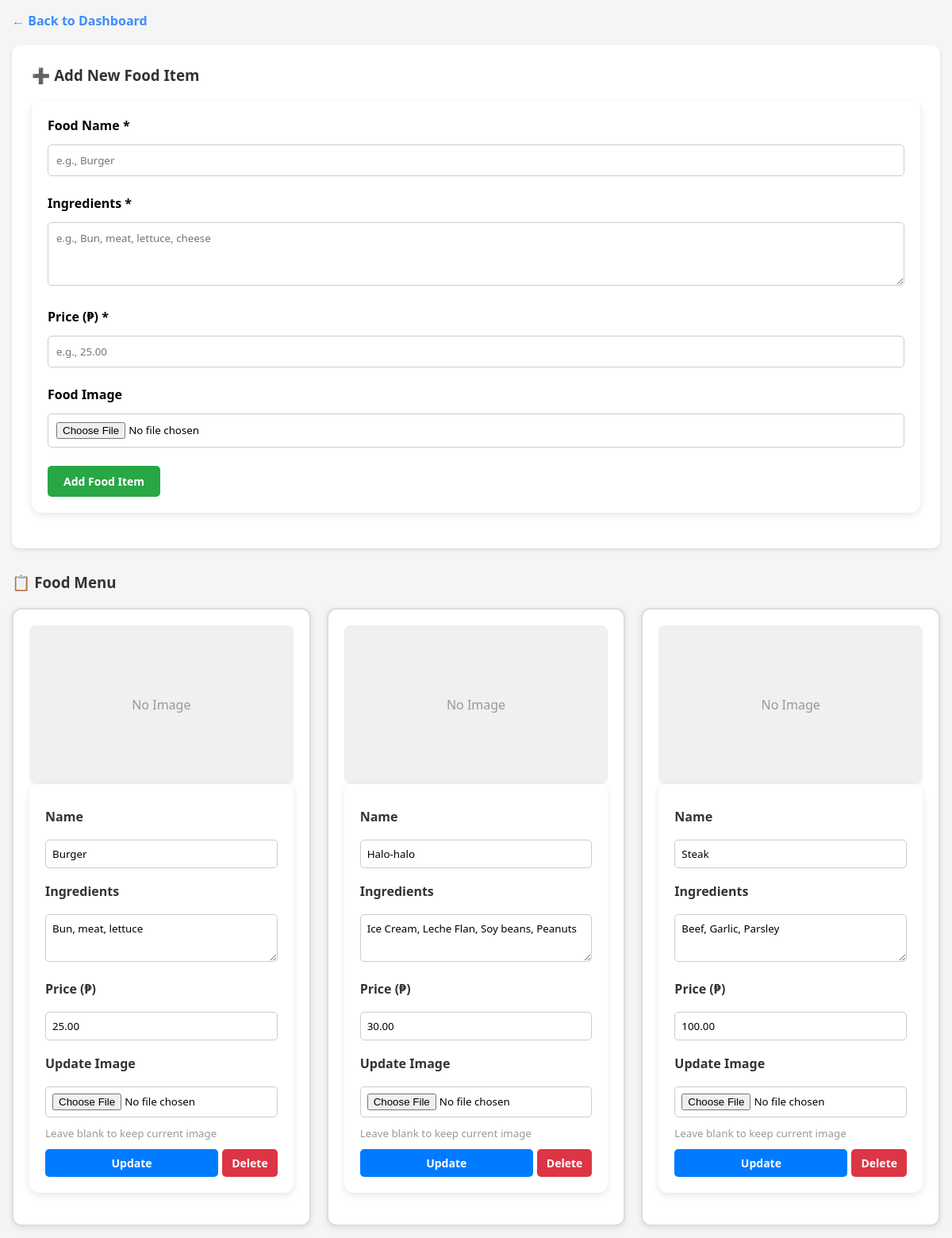
The page /admin_food.php (signed in) on the database its author committed.
### tables this page shows
CREATE TABLE `food` (
  `id` int(11) NOT NULL,
  `name` varchar(100) DEFAULT NULL,
  `ingredients` text DEFAULT NULL,
  `price` decimal(10,2) DEFAULT NULL,
  `image` varchar(255) DEFAULT NULL
);

### admin_food.php (the view, shortened to what this page needs)
<?php
include "db.php";
?>
<!DOCTYPE html>
<html lang="en">
<head>
<link rel="stylesheet" href="styles.css">
</head>
<body>
<div class="admin-container">
    <a href="admin_dashboard.php" class="back-link">&larr; Back to Dashboard</a>
    <div class="add-section">
        <h3>➕ Add New Food Item</h3>
        <form method="post" enctype="multipart/form-data">
            <div class="form-group">
                <label>Food Name *</label>
                <input type="text" name="name" required placeholder="e.g., Burger">
            </div>
            <div class="form-group">
                <label>Ingredients *</label>
                <textarea name="ingredients" required placeholder="e.g., Bun, meat, lettuce, cheese"></textarea>
            </div>
            <div class="form-group">
                <label>Price (₱) *</label>
                <input type="number" name="price" required step="0.01" min="0" placeholder="e.g., 25.00">
            </div>
            <div class="form-group">
                <label>Food Image</label>
                <input type="file" name="image" accept="image/*">
            </div>
            <button type="submit" name="add" class="btn-add">Add Food Item</button>
        </form>
    </div>
    <h3>📋 Food Menu</h3>
    <div class="food-container">
        <?php
        $stmt = $conn->prepare("SELECT id, name, ingredients, price, image FROM food ORDER BY name ASC");
        $stmt->execute();
        $result = $stmt->get_result();
        while($row = $result->fetch_assoc()){
            $img = isset($row['image']) && $row['image'] != "" ? "<img src='uploads/".htmlspecialchars($row['image'])."' alt='".htmlspecialchars($row['name'])."'>" : "<div style='width:100%; height:200px; background:#f0f0f0; border-radius:8px; display:flex; align-items:center; justify-content:center; color:#999;'>No Image</div>";
            echo "<div class='food-card'>
                    $img
                    <form method='post' enctype='multipart/form-data'>
                        <input type='hidden' name='id' value='{$row['id']}'>
                        <h4>Name</h4>
                        <input type='text' name='name' value='".htmlspecialchars($row['name'])."' required>
                        <h4>Ingredients</h4>
                        <textarea name='ingredients' required>".htmlspecialchars($row['ingredients'])."</textarea>
                        <h4>Price (₱)</h4>
                        <input type='number' name='price' value='".htmlspecialchars($row['price'])."' required step='0.01' min='0'>
                        <h4>Update Image</h4>
                        <input type='file' name='image' accept='image/*'>
                        <small style='color:#999;'>Leave blank to keep current image</small>
                        <div class='btn-group'>
                            <button type='submit' name='edit' class='btn btn-update'>Update</button>
                            <a href='?del={$row['id']}' class='btn btn-delete' onclick=\"return confirm('Delete this food item?')\">Delete</a>
                        </div>
                    </form>
                  </div>";
        }
        ?>
    </div>
</div>
</body>
</html>

### styles.css (style rules this page uses)
* { margin:0; padding:0; box-sizing:border-box; font-family: 'Segoe UI', Tahoma, Geneva, Verdana, sans-serif; }
body { background:#f5f5f5; padding:20px; }
h2, h3 { color:#333; margin-bottom:20px; }
button, .btn { padding:10px 20px; border:none; border-radius:8px; background:#3A8DFF; color:#fff; cursor:pointer; transition:0.3s; text-decoration:none; display:inline-block; font-size:14px; }
a { text-decoration:none; color:#3A8DFF; transition:0.3s; }
form { background:#fff; padding:20px; border-radius:12px; box-shadow:0 3px 10px rgba(0,0,0,0.1); margin-bottom:20px; }
input, select, textarea { width:100%; padding:12px; margin:8px 0; border:1px solid #ccc; border-radius:8px; outline:none; transition:0.3s; }

### admin_food.php (style rules this page uses)
body { font-family: Arial, sans-serif; padding:15px; background:#f5f5f5; margin:0; }
.admin-container { max-width: 1200px; margin: 0 auto; }
a { cursor:pointer; text-decoration:none; }
.back-link { display: inline-block; margin-bottom: 20px; color: #3A8DFF; font-weight: bold; }
.add-section { background: #fff; padding: 25px; border-radius: 10px; margin-bottom: 30px; box-shadow: 0 2px 5px rgba(0,0,0,0.1); }
.add-section h3 { margin-top: 0; }
.form-group { margin-bottom: 15px; }
.form-group label { display: block; margin-bottom: 5px; font-weight: bold; }
.form-group input, .form-group textarea { width: 100%; padding: 10px; border: 1px solid #ccc; border-radius: 5px; box-sizing: border-box; }
.form-group textarea { resize: vertical; min-height: 80px; }
.btn-add { background: #28a745; color: white; padding: 10px 20px; border: none; border-radius: 5px; cursor: pointer; font-weight: bold; }
.food-container { display: grid; grid-template-columns: repeat(auto-fill, minmax(280px, 1fr)); gap: 20px; margin-top: 20px; }
.food-card { border: 2px solid #ddd; border-radius: 12px; padding: 20px; background: #fff; box-shadow: 0 2px 8px rgba(0,0,0,0.1); transition: all 0.3s; }
.food-card h4 { margin: 10px 0; color: #333; }
.food-card input, .food-card textarea { width: 100%; padding: 8px; margin: 8px 0; border: 1px solid #ccc; border-radius: 5px; box-sizing: border-box; }
.food-card textarea { min-height: 60px; }
.btn-group { margin-top: 10px; display: flex; gap: 5px; }
.btn { display: inline-block; padding: 8px 12px; border-radius: 5px; text-align: center; text-decoration: none; cursor: pointer; border: none; font-weight: bold; }
.btn-update { background: #007bff; color: white; flex: 1; }
.btn-delete { background: #dc3545; color: white; }

### rows shown on the page
food: shows "No Image", name "Burger", ingredients "Bun, meat, lettuce", price "25.00"
food: image "No Image", name "Halo-halo", ingredients "Ice Cream, Leche Flan, Soy beans, Peanuts", price "30.00"
food: image "No Image", name "Steak", ingredients "Beef, Garlic, Parsley", price "100.00"
